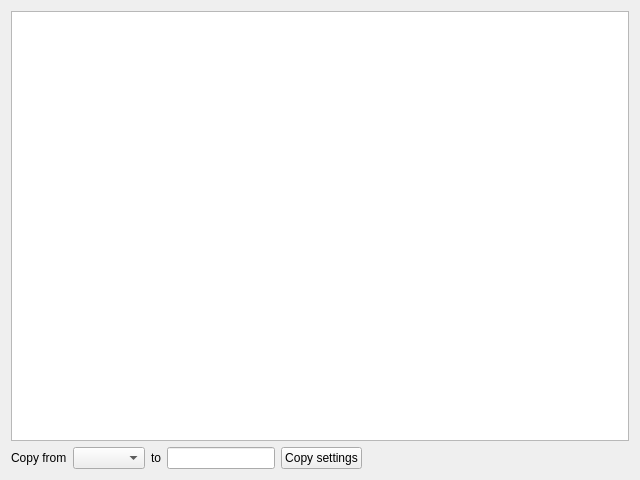
<?xml version="1.0" encoding="UTF-8"?>
<ui version="4.0">
 <class>OrderPrintSettingsWidget</class>
 <widget class="QWidget" name="OrderPrintSettingsWidget">
  <property name="geometry">
   <rect>
    <x>0</x>
    <y>0</y>
    <width>640</width>
    <height>480</height>
   </rect>
  </property>
  <property name="windowTitle">
   <string>Generic Form View</string>
  </property>
  <layout class="QVBoxLayout" name="verticalLayout">
   <item>
    <widget class="EnhancedTableView" name="tableView"/>
   </item>
   <item>
    <layout class="QHBoxLayout" name="horizontalLayout_2">
     <item>
      <layout class="QHBoxLayout" name="horizontalLayout">
       <item>
        <widget class="QLabel" name="label">
         <property name="text">
          <string>Copy from</string>
         </property>
        </widget>
       </item>
       <item>
        <widget class="QComboBox" name="comboBoxFromHostName"/>
       </item>
       <item>
        <widget class="QLabel" name="label_2">
         <property name="text">
          <string>to</string>
         </property>
        </widget>
       </item>
       <item>
        <widget class="HostNameLineEdit" name="lineEditNewHostName"/>
       </item>
       <item>
        <widget class="QPushButton" name="pushButtonCopySettings">
         <property name="text">
          <string>Copy settings</string>
         </property>
        </widget>
       </item>
      </layout>
     </item>
     <item>
      <spacer name="horizontalSpacer">
       <property name="orientation">
        <enum>Qt::Orientation::Horizontal</enum>
       </property>
       <property name="sizeHint" stdset="0">
        <size>
         <width>40</width>
         <height>20</height>
        </size>
       </property>
      </spacer>
     </item>
    </layout>
   </item>
  </layout>
 </widget>
 <customwidgets>
  <customwidget>
   <class>EnhancedTableView</class>
   <extends>QTableView</extends>
   <header>App.Widget.View</header>
  </customwidget>
  <customwidget>
   <class>HostNameLineEdit</class>
   <extends>QLineEdit</extends>
   <header>App.Widget.Control</header>
  </customwidget>
 </customwidgets>
 <resources/>
 <connections/>
</ui>
